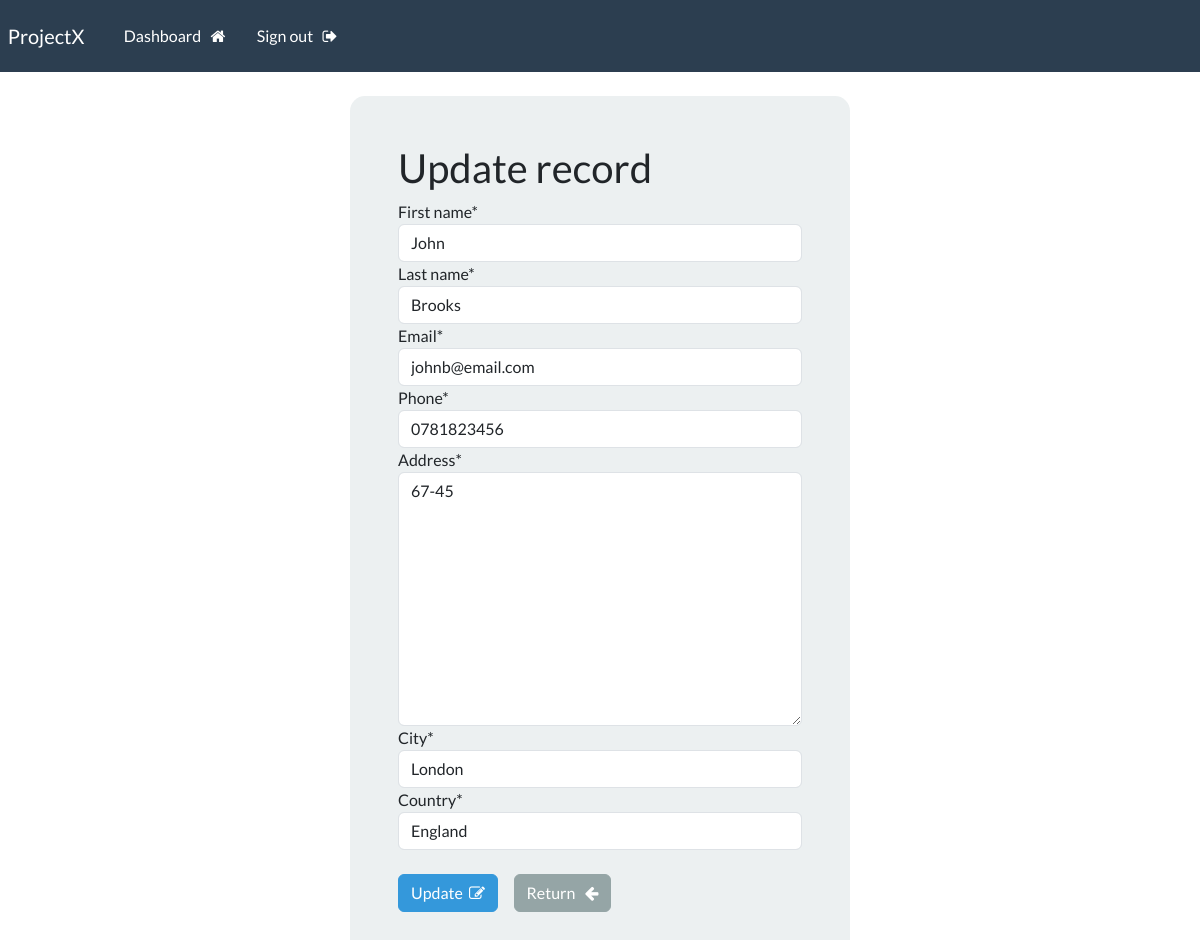
Page /update-record/2 (signed in) on the committed database.
### webapp/models.py (models this page shows, shortened)
class Record(models.Model):
    creation_date = models.DateTimeField(auto_now_add=True)
    first_name = models.CharField(max_length=100)
    last_name = models.CharField(max_length=100)
    email = models.EmailField()
    phone = models.CharField(max_length=100)
    address = models.TextField()
    city = models.CharField(max_length=100)
    country = models.CharField(max_length=100)

### webapp/views.py (the view)
# urls.py: path('update-record/<int:pk>', views.update_record, name='update-record'),
@login_required(login_url='login')
def update_record(request, pk):
    record = Record.objects.get(id=pk)
    form = CreateRecordForm(instance=record)
    if request.method == 'POST':
        form = CreateRecordForm(request.POST, instance=record)
        if form.is_valid():
            form.save()
            messages.success(request, 'Record updated successfully')
            return redirect('dashboard')
    context = {'form':form}
    return render(request, 'webapp/update_record.html', context)

### webapp/forms.py
class CreateRecordForm(forms.ModelForm):
    class Meta:
        model = Record
        exclude = ['creation_date']

### webapp/templates/webapp/update_record.html (shortened to what this page needs)
{% extends 'webapp/base.html'%}
{% load crispy_forms_tags %}
{% block content %}
    <body>
        <div class="container bg-light shadow-md p-5 form-layout">
                    <h2>Update record</h2>
                    <form method="POST" autocomplete="off">
                        {{ form.first_name|as_crispy_field }}
                        {{ form.last_name|as_crispy_field }}
                        {{ form.email|as_crispy_field }}
                        {{ form.phone|as_crispy_field }}
                        {{ form.address|as_crispy_field }}
                        {{ form.city|as_crispy_field }}
                        {{ form.country|as_crispy_field }}
                        <br>
                        <button type="submit" class="btn btn-info">Update&nbsp; <i class="fa fa-pencil-square-o" aria-hidden="true"></i></button>
                        <a href="{% url 'dashboard'%}" class="btn btn-secondary">  Return &nbsp; <i class="fa fa-arrow-left" aria-hidden="true"></i></a>
                    </form>
        </div>
    </body>
{% endblock %}

### static/css/style.css (style rules this page uses)
.form-layout { border-radius: 15px; width: 500px; }

### rows in the picture
Record: first_name "John", last_name "Brooks", email "johnb@email.com", phone "0781823456", address "67-45", city "London", country "England"
